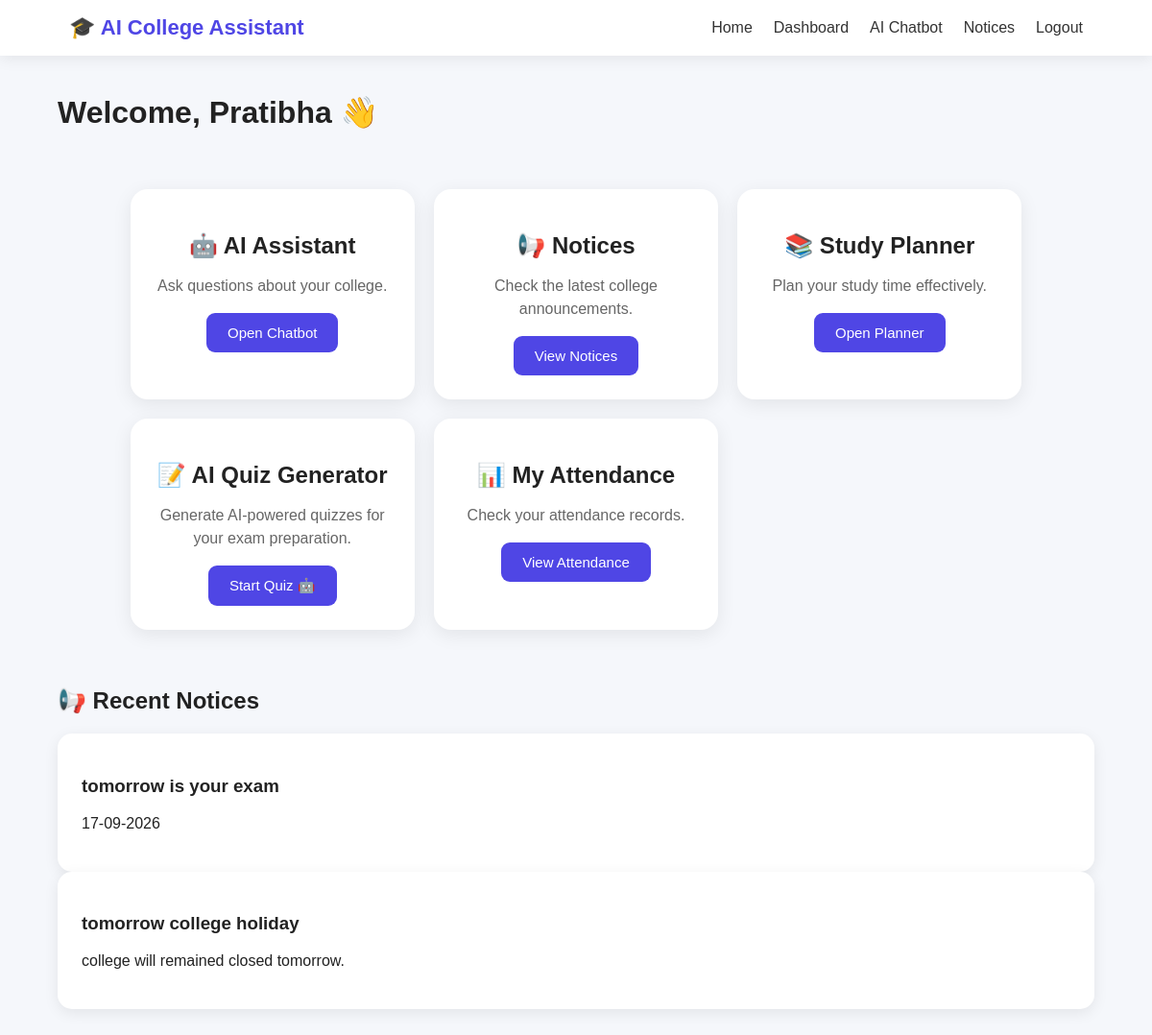
/dashboard (signed in), run on the app's committed database.
### tables this page shows
CREATE TABLE notices (
            id INTEGER PRIMARY KEY AUTOINCREMENT,
            title TEXT NOT NULL,
            content TEXT NOT NULL,
            created_at TIMESTAMP DEFAULT CURRENT_TIMESTAMP
        , category TEXT DEFAULT 'General', is_important INTEGER DEFAULT 0);

### app.py (the view)
@app.route("/dashboard")
def dashboard():
    if not session.get("user_id"):
        flash("Please login first.")
        return redirect(url_for("login"))
    if session.get("role") == "admin":
        return redirect(url_for("admin"))
    conn = get_db()
    notices = conn.execute(
        "SELECT * FROM notices ORDER BY created_at DESC"
    ).fetchall()
    conn.close()
    return render_template(
        "dashboard.html",
        name=session.get("name"),
        notices=notices
    )

### database.py (called while the page is built)
def get_db():
    conn = sqlite3.connect(DATABASE)
    conn.row_factory = sqlite3.Row
    return conn

### templates/dashboard.html
{% extends "base.html" %}
{% block content %}
<div class="container">
    <h1>Welcome, {{ name }} 👋</h1>
    <div class="dashboard-grid">
        <div class="card">
            <h2>🤖 AI Assistant</h2>
            <p>Ask questions about your college.</p>
            <a class="btn" href="/chatbot">Open Chatbot</a>
        </div>
        <div class="card">
            <h2>📢 Notices</h2>
            <p>Check the latest college announcements.</p>
            <a class="btn" href="/notices">View Notices</a>
        </div>
        <div class="card">
    <h2>📚 Study Planner</h2>
    <p>Plan your study time effectively.</p>
    <a class="btn" href="/study-planner">Open Planner</a>
</div>
<div class="card">
    <h2>📝 AI Quiz Generator</h2>
    <p>Generate AI-powered quizzes for your exam preparation.</p>
    <a class="btn" href="/quiz">Start Quiz 🤖</a>
</div>
<div class="card">
    <h2>📊 My Attendance</h2>
    <p>Check your attendance records.</p>
    <a class="btn" href="/my-attendance">View Attendance</a>
</div>
</div>
    <h2>📢 Recent Notices</h2>
    {% for notice in notices %}
        <div class="notice">
            <h3>{{ notice["title"] }}</h3>
            <p>{{ notice["content"] }}</p>
        </div>
    {% else %}
        <p>No notices available.</p>
    {% endfor %}
</div>
{% endblock %}

### static/style.css (style rules this page uses)
* { box-sizing: border-box; }
body { margin: 0; font-family: Arial, sans-serif; background: #f5f7fb; color: #222; }
.btn, button { display: inline-block; padding: 12px 22px; background: #4f46e5; color: white; border: none; border-radius: 9px; text-decoration: none; cursor: pointer; font-size: 15px; }
.card { background: white; padding: 25px; border-radius: 18px; text-align: center; box-shadow: 0 5px 20px rgba(0, 0, 0, 0.08); transition: 0.3s; }
.card h2 { margin-bottom: 10px; }
.card p { color: #666; line-height: 1.5; }
.container { width: 90%; max-width: 1100px; margin: 40px auto; }
.dashboard-grid { display: grid; grid-template-columns: repeat(auto-fit, minmax(220px, 1fr)); gap: 20px; padding: 40px 7%; }
.stat-card, .notice { background: white; padding: 25px; border-radius: 15px; box-shadow: 0 4px 15px rgba(0, 0, 0, 0.08); }

### data on the page
notices: title "tomorrow is your exam", content "17-09-2026"
notices: title "tomorrow college holiday", content "college will remained closed tomorrow."

### other printed values
{{ name }} "Pratibha"
